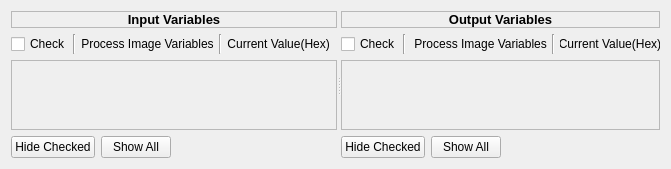
<?xml version="1.0" encoding="UTF-8"?>
<ui version="4.0">
 <author>Ramakrishnan Periyakaruppan</author>
 <class>ProcessImageVariables</class>
 <widget class="QWidget" name="ProcessImageVariables">
  <property name="geometry">
   <rect>
    <x>0</x>
    <y>0</y>
    <width>632</width>
    <height>162</height>
   </rect>
  </property>
  <property name="windowTitle">
   <string>Frame</string>
  </property>
  <layout class="QHBoxLayout" name="_2">
   <item>
    <widget class="QSplitter" name="splitter">
     <property name="orientation">
      <enum>Qt::Horizontal</enum>
     </property>
     <widget class="QWidget" name="layoutWidget">
      <layout class="QGridLayout" name="gridLayout_input">
       <item row="1" column="0" colspan="3">
        <layout class="QHBoxLayout" name="hbox_layout_in_1">
         <property name="spacing">
          <number>5</number>
         </property>
         <item>
          <widget class="QCheckBox" name="inputCheckAll">
           <property name="maximumSize">
            <size>
             <width>57</width>
             <height>16777215</height>
            </size>
           </property>
           <property name="toolTip">
            <string/>
           </property>
           <property name="text">
            <string>Check</string>
           </property>
          </widget>
         </item>
         <item>
          <widget class="Line" name="lineCheck_2">
           <property name="orientation">
            <enum>Qt::Vertical</enum>
           </property>
          </widget>
         </item>
         <item>
          <widget class="QLabel" name="labelInputProcessImage">
           <property name="text">
            <string>Process Image Variables</string>
           </property>
           <property name="alignment">
            <set>Qt::AlignCenter</set>
           </property>
          </widget>
         </item>
         <item>
          <widget class="Line" name="lineProcessImage_2">
           <property name="orientation">
            <enum>Qt::Vertical</enum>
           </property>
          </widget>
         </item>
         <item>
          <widget class="QLabel" name="labelInputCurrentValue">
           <property name="sizePolicy">
            <sizepolicy hsizetype="Fixed" vsizetype="Fixed">
             <horstretch>0</horstretch>
             <verstretch>0</verstretch>
            </sizepolicy>
           </property>
           <property name="minimumSize">
            <size>
             <width>110</width>
             <height>0</height>
            </size>
           </property>
           <property name="maximumSize">
            <size>
             <width>100</width>
             <height>16777215</height>
            </size>
           </property>
           <property name="text">
            <string>Current Value(Hex)  </string>
           </property>
           <property name="alignment">
            <set>Qt::AlignCenter</set>
           </property>
          </widget>
         </item>
        </layout>
       </item>
       <item row="3" column="0">
        <widget class="QPushButton" name="inputHideCheckedBtn">
         <property name="maximumSize">
          <size>
           <width>100</width>
           <height>16777215</height>
          </size>
         </property>
         <property name="text">
          <string>Hide Checked</string>
         </property>
        </widget>
       </item>
       <item row="3" column="1">
        <widget class="QPushButton" name="inputShowAllBtn">
         <property name="maximumSize">
          <size>
           <width>70</width>
           <height>16777215</height>
          </size>
         </property>
         <property name="text">
          <string>Show All</string>
         </property>
        </widget>
       </item>
       <item row="3" column="2">
        <spacer name="horizontalSpacer">
         <property name="orientation">
          <enum>Qt::Horizontal</enum>
         </property>
         <property name="sizeHint" stdset="0">
          <size>
           <width>40</width>
           <height>20</height>
          </size>
         </property>
        </spacer>
       </item>
       <item row="2" column="0" colspan="3">
        <widget class="QScrollArea" name="scrollArea_2">
         <property name="widgetResizable">
          <bool>true</bool>
         </property>
         <widget class="QWidget" name="scrollAreaWidgetContents_3">
          <property name="geometry">
           <rect>
            <x>0</x>
            <y>0</y>
            <width>304</width>
            <height>62</height>
           </rect>
          </property>
          <layout class="QVBoxLayout" name="verticalLayout_3">
           <item>
            <layout class="QVBoxLayout" name="inputProcessImage"/>
           </item>
          </layout>
         </widget>
        </widget>
       </item>
       <item row="0" column="0" colspan="3">
        <widget class="QLabel" name="inputHeadingLabel">
         <property name="maximumSize">
          <size>
           <width>16777215</width>
           <height>40</height>
          </size>
         </property>
         <property name="frameShape">
          <enum>QFrame::StyledPanel</enum>
         </property>
         <property name="text">
          <string>&lt;html&gt;&lt;head/&gt;&lt;body&gt;&lt;p&gt;&lt;span style=&quot; font-size:10pt; font-weight:600;&quot;&gt;Input Variables&lt;/span&gt;&lt;/p&gt;&lt;/body&gt;&lt;/html&gt;</string>
         </property>
         <property name="textFormat">
          <enum>Qt::RichText</enum>
         </property>
         <property name="alignment">
          <set>Qt::AlignCenter</set>
         </property>
        </widget>
       </item>
      </layout>
     </widget>
     <widget class="QWidget" name="layoutWidget">
      <layout class="QGridLayout" name="gridLayout_output">
       <item row="4" column="0">
        <widget class="QPushButton" name="outHideCheckedBtn">
         <property name="maximumSize">
          <size>
           <width>100</width>
           <height>16777215</height>
          </size>
         </property>
         <property name="text">
          <string>Hide Checked</string>
         </property>
        </widget>
       </item>
       <item row="3" column="0" colspan="3">
        <widget class="QScrollArea" name="scrollArea">
         <property name="widgetResizable">
          <bool>true</bool>
         </property>
         <widget class="QWidget" name="scrollAreaWidgetContents_2">
          <property name="geometry">
           <rect>
            <x>0</x>
            <y>0</y>
            <width>297</width>
            <height>62</height>
           </rect>
          </property>
          <layout class="QVBoxLayout" name="verticalLayout_2">
           <item>
            <layout class="QVBoxLayout" name="outputProcessImage"/>
           </item>
          </layout>
         </widget>
        </widget>
       </item>
       <item row="1" column="0" colspan="3">
        <widget class="QLabel" name="outputHeadingLabel">
         <property name="maximumSize">
          <size>
           <width>16777215</width>
           <height>40</height>
          </size>
         </property>
         <property name="frameShape">
          <enum>QFrame::StyledPanel</enum>
         </property>
         <property name="text">
          <string>&lt;html&gt;&lt;head/&gt;&lt;body&gt;&lt;p&gt;&lt;span style=&quot; font-size:10pt; font-weight:600;&quot;&gt;Output Variables&lt;/span&gt;&lt;/p&gt;&lt;/body&gt;&lt;/html&gt;</string>
         </property>
         <property name="textFormat">
          <enum>Qt::RichText</enum>
         </property>
         <property name="alignment">
          <set>Qt::AlignCenter</set>
         </property>
        </widget>
       </item>
       <item row="2" column="0" colspan="3">
        <layout class="QHBoxLayout" name="hbox_layout_piOut">
         <property name="spacing">
          <number>5</number>
         </property>
         <item>
          <widget class="QCheckBox" name="outputCheckAll">
           <property name="maximumSize">
            <size>
             <width>57</width>
             <height>16777215</height>
            </size>
           </property>
           <property name="text">
            <string>Check</string>
           </property>
          </widget>
         </item>
         <item>
          <widget class="Line" name="lineCheck">
           <property name="orientation">
            <enum>Qt::Vertical</enum>
           </property>
          </widget>
         </item>
         <item>
          <widget class="QLabel" name="labelProcessImage">
           <property name="text">
            <string> Process Image Variables</string>
           </property>
           <property name="alignment">
            <set>Qt::AlignCenter</set>
           </property>
          </widget>
         </item>
         <item>
          <widget class="Line" name="lineProcessImage">
           <property name="orientation">
            <enum>Qt::Vertical</enum>
           </property>
          </widget>
         </item>
         <item>
          <widget class="QLabel" name="labelCurrentValue">
           <property name="minimumSize">
            <size>
             <width>100</width>
             <height>0</height>
            </size>
           </property>
           <property name="maximumSize">
            <size>
             <width>150</width>
             <height>16777215</height>
            </size>
           </property>
           <property name="layoutDirection">
            <enum>Qt::LeftToRight</enum>
           </property>
           <property name="text">
            <string>Current Value(Hex)</string>
           </property>
           <property name="alignment">
            <set>Qt::AlignCenter</set>
           </property>
          </widget>
         </item>
        </layout>
       </item>
       <item row="4" column="1">
        <widget class="QPushButton" name="outShowAllBtn">
         <property name="maximumSize">
          <size>
           <width>70</width>
           <height>16777215</height>
          </size>
         </property>
         <property name="text">
          <string>Show All</string>
         </property>
        </widget>
       </item>
       <item row="4" column="2">
        <spacer name="horizontalSpacer_2">
         <property name="orientation">
          <enum>Qt::Horizontal</enum>
         </property>
         <property name="sizeHint" stdset="0">
          <size>
           <width>40</width>
           <height>20</height>
          </size>
         </property>
        </spacer>
       </item>
      </layout>
     </widget>
    </widget>
   </item>
  </layout>
 </widget>
 <tabstops>
  <tabstop>inputCheckAll</tabstop>
  <tabstop>scrollArea_2</tabstop>
  <tabstop>inputHideCheckedBtn</tabstop>
  <tabstop>inputShowAllBtn</tabstop>
  <tabstop>outputCheckAll</tabstop>
  <tabstop>scrollArea</tabstop>
  <tabstop>outHideCheckedBtn</tabstop>
  <tabstop>outShowAllBtn</tabstop>
 </tabstops>
 <resources/>
 <connections/>
</ui>
